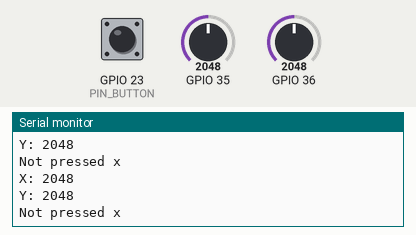
Simulated run of this program. Board: ESP32. Parts: the last lines printed to the serial monitor. The test bench sets the inputs (shaded band); at power-on: GPIO 23 (PIN_BUTTON) HIGH, GPIO 35 = 2048, GPIO 36 = 2048. WiFi joins after 1.5 s; servers stay silent unless stated.

Above: at 1.2 s.
1.3 s: GPIO 23 (PIN_BUTTON) pulled LOW for 0.15 s
At 1.32 s:
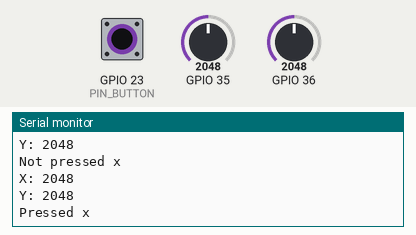
2.9 s: GPIO 35 set to 1860
At 3.13 s:
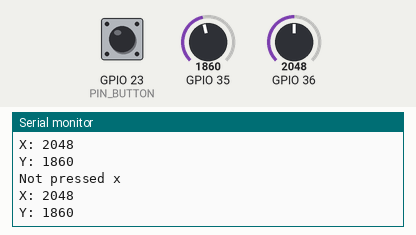
4.4 s: GPIO 36 set to 1860
At 4.44 s:
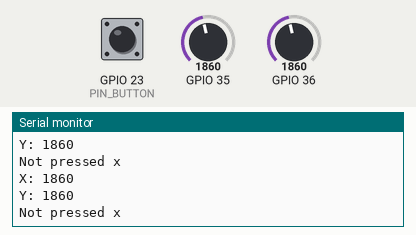
5.9 s: GPIO 35 set to 1940
At 6.05 s:
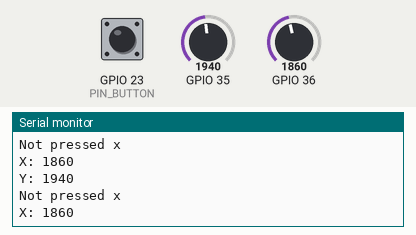
7.4 s: GPIO 36 set to 1940
At 7.46 s:
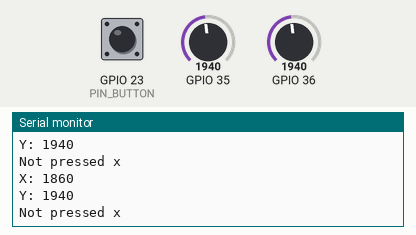
Timing chart, 0 to 9.9 s (numbered marks = the images above; inputs shaded):
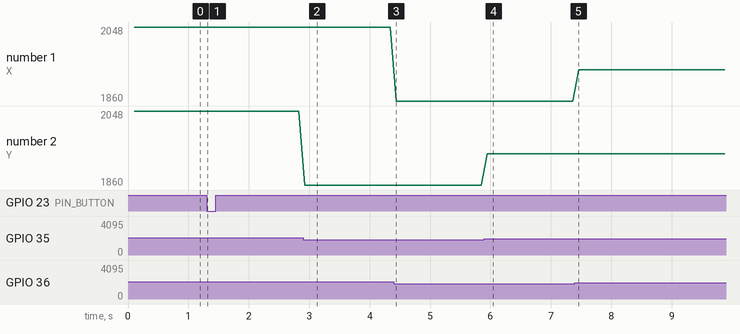

The program:

main.cpp
```cpp
// -------- Includes the necessary classes and libraries ------------
#include <Arduino.h>
#include "Button.h"
//#include "Potentiometer.h"
#include "Joystick.h"

const char * ssid = "CWDATA"; //Insert your wifi name
const char * password = "sebastiansigervov"; //Insert your wifi password

 /*
 * Sets the pinNumbers for the different sensors.
 */
int PIN_BUTTON = 23;
Button button (PIN_BUTTON);
Joystick joystick(36, 35);


void setup() {
      Serial.begin(9600);
      WiFi.mode(WIFI_STA);
      WiFi.begin(ssid, password);

}

/*
* The loop function constineuosly looks for updates and calls the button, joystick and potentiometer functions if there are any.
*/
void loop() {

  button.buttonPressed();
  delay (100);
  joystick.movement();

  //potentiometer.changePixelColor();


}
```

Button.h
```cpp
#include <Arduino.h>
#include "Connector.h"


class Button {

int buttonPin;
        Connector connect; // Calls the Connector class


    public:

    Button (int buttonPin) { // Creates a constructor for the Button class
        this->buttonPin = buttonPin;
        pinMode(buttonPin, INPUT_PULLUP);
    }

/*
* Method checks whether button is pressed or not
*/
    void buttonPressed (){
        if(digitalRead(buttonPin)){
                Serial.println("Not pressed x");
        }else{
            Serial.println("Pressed x");
            connect.broadcast("init 220 220");
        }
    }
};
```

Connector.h
```cpp
#ifndef CONNECTOR_H   //Guards the file against double definition. Makes it idempotent
#define CONNECTOR_H
#include "Arduino.h"
#include "WiFi.h"
#include "AsyncUDP.h"

class Connector{

    public:
        const char * ssid = "CWDATA"; //Insert your wifi name
        const char * password = "sebastiansigervov"; //Insert your wifi password
        AsyncUDP udp;
        int port = 7007;


        Connector () {
            WiFi.mode(WIFI_STA);
            WiFi.begin(ssid, password);
        }

 /*
 * broadcast method takes message as an argument. c_str parses the message to a char array, which is needed for broadcastTo to work
 */
        void broadcast(String message){
            udp.broadcastTo(message.c_str(), port);
        }
};

#endif
```

Joystick.h
```cpp
/*
* The Joystick class
*/

#include <Arduino.h>
#include "Connector.h"

class Joystick {

/*
* Initializes the variables for the X and Y pin
*/
public:
  int pinX;
  int pinY;
  int currentX;
  int currentY;
  Connector connect; //Calls the Connector class

/*
* Initializes and creates a constructor for the Joystick class
*/
  Joystick (int pinX, int pinY) {
    this-> pinX = pinX;
    this-> pinY = pinY;
    pinMode (pinX, INPUT);
    pinMode (pinY, INPUT);
  }
/*
* movement method checks X and Y value and and sends commands to the pxlserver using the broadcast method from the Connector class
*/
  void movement(){
    //connect.broadcast("speed 8");

    currentX = analogRead(pinX);
    currentY = analogRead(pinY);


    //-------Prints to terminal-------
    Serial.print("X: ");
    Serial.println(analogRead(pinX));
    Serial.print("Y: ");
    Serial.println(analogRead(pinY));

    // When using 3,5 volt, center is between 1700-1850
    if(currentX > 1500 && currentX < 1900 && currentY > 1500 && currentY < 1900){
      //connect.broadcast("stop");
    }else if (currentX > 1900){
      connect.broadcast("moveright");
    }else if(currentX < 1500){
      connect.broadcast("moveleft");
    }
    if(currentY > 1900){
      connect.broadcast("moveup");
    } else if(currentY < 1500){
      connect.broadcast("movedown");
    }
  }

};
```

Measured:
- after the input at 1.3 s, the serial monitor: prints a new line at once (image 1)
- after the input at 2.9 s, the serial monitor: prints a new line at once (image 2)
- after the input at 4.4 s, the serial monitor: prints a new line at once (image 3)
- after the input at 5.9 s, the serial monitor: prints a new line after 0.05 s (image 4)
- plotted number 2: 2048 → 1860 after the input at 2.9 s, 1860 → 1940 after the input at 5.9 s
